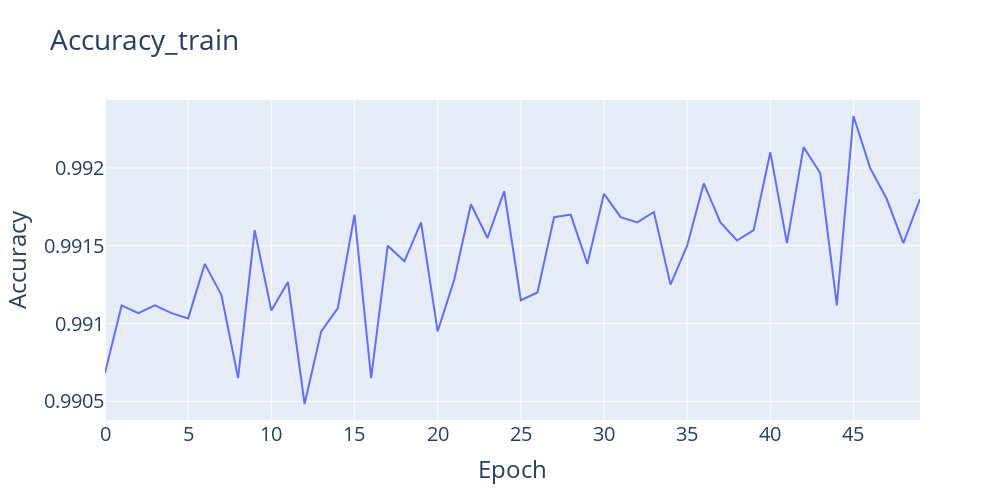

The cell this chart's notebook holds for it:
### Code cell
import plotly
import plotly.graph_objs as go
import plotly.express as px
layout = go.Layout(
    width=1000,
    height=500,
    title="Accuracy_train",
    xaxis=dict(title='Epoch'), font=dict(size=20),
    yaxis=dict(title='Accuracy')
)

fig = go.Figure(layout=layout)
fig.add_trace(go.Scatter(x=np.arange(0, 50), y=accuracy_hist_train_))
fig.update_yaxes(automargin=True)
fig.update_xaxes(automargin=True)
fig.show()

### Figure 1 — Plotly figure (JSON) as saved in the notebook; plotly's stock layout.template omitted (floating-point values rounded to 4 significant figures)
{"data": [{"type": "scatter", "x": [0, 1, 2, 3, 4, 5, 6, 7, 8, 9, 10, 11, 12, 13, 14, 15, 16, 17, 18, 19, 20, 21, 22, 23, 24, 25, 26, 27, 28, 29, 30, 31, 32, 33, 34, 35, 36, 37, 38, 39, 40, 41, 42, 43, 44, 45, 46, 47, 48, 49], "y": [0.9907, 0.9911, 0.9911, 0.9911, 0.9911, 0.991, 0.9914, 0.9912, 0.9906, 0.9916, 0.9911, 0.9913, 0.9905, 0.9909, 0.9911, 0.9917, 0.9906, 0.9915, 0.9914, 0.9916, 0.9909, 0.9913, 0.9918, 0.9916, 0.9919, 0.9912, 0.9912, 0.9917, 0.9917, 0.9914, 0.9918, 0.9917, 0.9916, 0.9917, 0.9912, 0.9915, 0.9919, 0.9916, 0.9915, 0.9916, 0.9921, 0.9915, 0.9921, 0.992, 0.9911, 0.9923, 0.992, 0.9918, 0.9915, 0.9918]}], "layout": {"font": {"size": 20}, "height": 500, "title": {"text": "Accuracy_train"}, "width": 1000, "xaxis": {"automargin": true, "title": {"text": "Epoch"}}, "yaxis": {"automargin": true, "title": {"text": "Accuracy"}}}}
